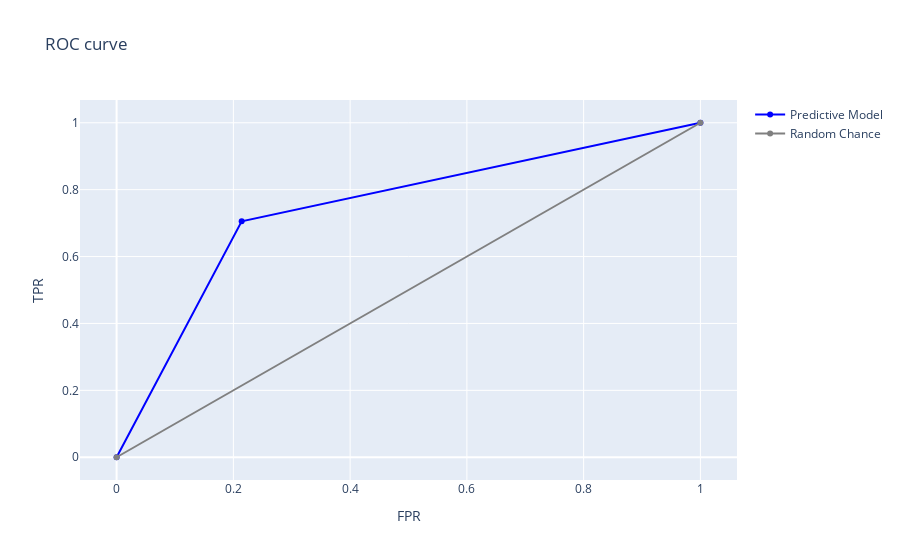

Notebook source saved alongside this figure:
### Code cell
visualize_roc_curve(ngb_clf, X_test, y_test)
#lib cost_sensitive

### Figure 1 — Plotly figure (JSON) as saved in the notebook; plotly's stock layout.template omitted (floating-point values rounded to 4 significant figures)
{"data": [{"line": {"color": "blue", "width": 2}, "name": "Predictive Model", "type": "scatter", "x": [0, 0.2142, 1], "y": [0, 0.7053, 1]}, {"line": {"color": "grey", "width": 2}, "name": "Random Chance", "type": "scatter", "x": [0, 1], "x0": 0, "y": [0, 1], "y0": 0}], "layout": {"title": {"text": "ROC curve"}, "xaxis": {"title": {"text": "FPR"}}, "yaxis": {"title": {"text": "TPR"}}}}
